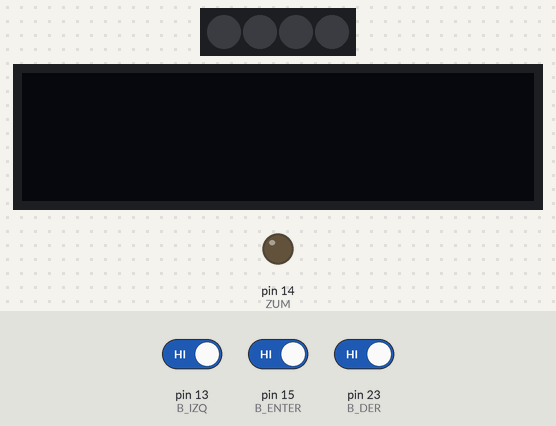
Bench run of a sketch on a simulated Arduino Mega 2560, built with avr-gcc and run on an emulated ATmega2560. On the bench: 4 RGB LEDs in strip order, left to right, 128×32 one-colour display, output pins drawn as LEDs (lit = HIGH). Dashed ring = blinking. Inputs (shaded band) come from the test bench; at power-on: pin 13 (B_IZQ) HIGH, pin 15 (B_ENTER) HIGH, pin 23 (B_DER) HIGH. Dim RGB values are drawn brighter than linear.

Above: at 1.2 s.
1.3 s: pin 13 (B_IZQ) driven LOW
At 1.59 s:
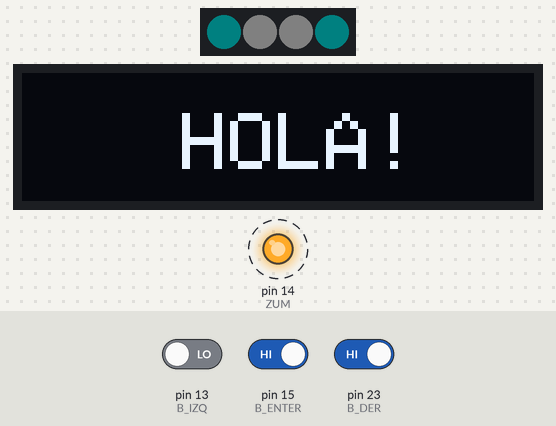
3.2 s: pin 13 (B_IZQ) driven HIGH
At 4.4 s:
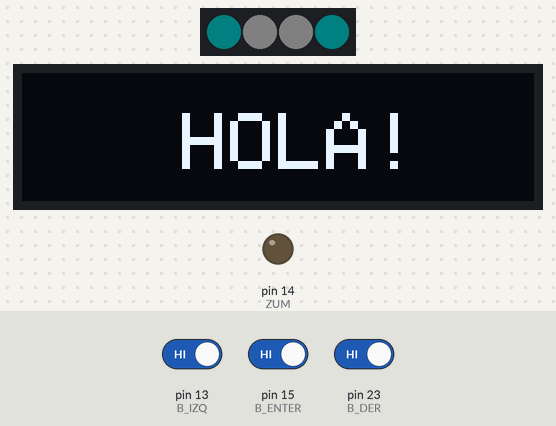
4.7 s: pin 15 (B_ENTER) driven LOW
At 4.99 s:
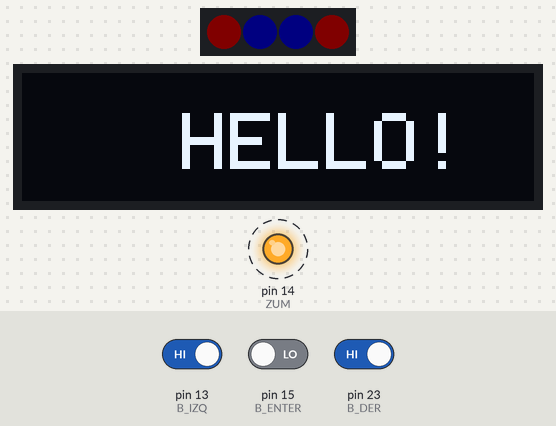
6.6 s: pin 13 (B_IZQ) driven LOW
At 6.94 s:
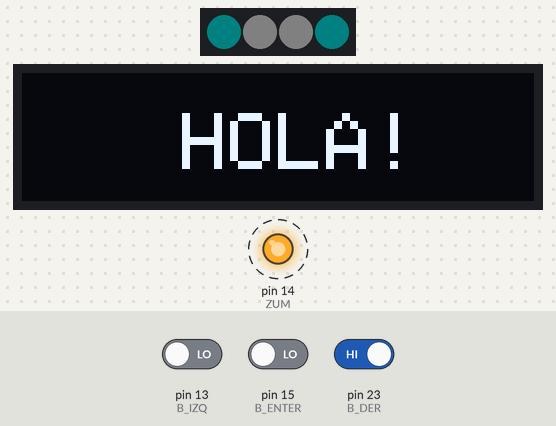
8.6 s: pin 13 (B_IZQ) driven HIGH and pin 15 (B_ENTER) driven HIGH and pin 23 (B_DER) driven LOW
At 8.99 s:
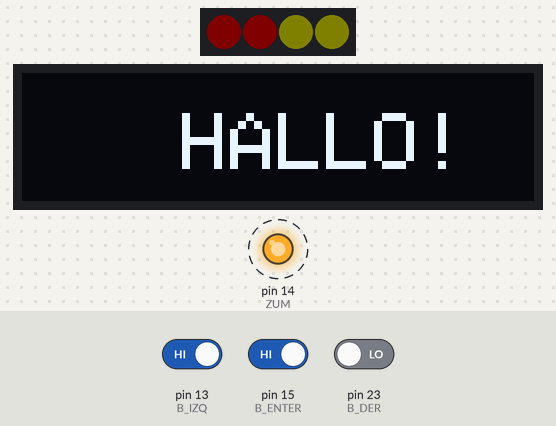
10.6 s: pin 15 (B_ENTER) driven LOW
At 10.94 s:
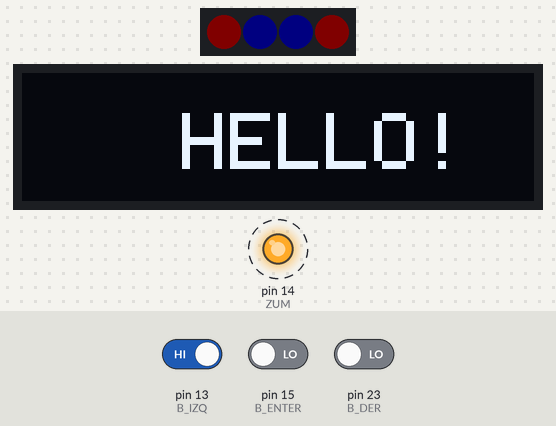
Timing chart, 0 to 13.1 s (numbered marks = the images above; inputs shaded):
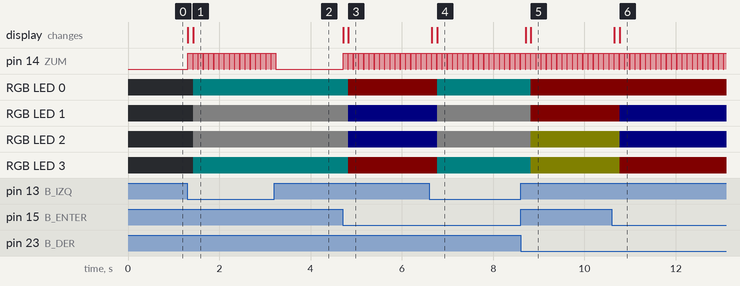

Measured:
- after the input at 1.3 s, pin 14 (ZUM): alternates HIGH for 0.10 s and LOW for 0.01 s, starting at once; RGB LED 0, RGB LED 3: off → RGB(0, 5, 5) after 0.13 s; RGB LED 1, RGB LED 2: off → RGB(5, 5, 5) after 0.13 s; the display: first changes at once (image 1 shows a later state)
- after the input at 3.2 s, pin 14 (ZUM): goes on until 3.2 s, then stays LOW
- after the input at 4.7 s, pin 14 (ZUM): alternates HIGH for 0.10 s and LOW for 0.01 s, starting at once; RGB LED 0, RGB LED 3: RGB(0, 5, 5) → RGB(5, 0, 0) after 0.13 s; RGB LED 1, RGB LED 2: RGB(5, 5, 5) → RGB(0, 0, 5) after 0.13 s; the display: first changes at once (image 3 shows a later state)
- after the input at 6.6 s, RGB LED 0, RGB LED 3: RGB(5, 0, 0) → RGB(0, 5, 5) after 0.17 s; RGB LED 1, RGB LED 2: RGB(0, 0, 5) → RGB(5, 5, 5) after 0.17 s; the display: first changes after 0.06 s (image 4 shows a later state)
- after the input at 8.6 s, RGB LED 0: RGB(0, 5, 5) → RGB(5, 0, 0) after 0.23 s; RGB LED 1: RGB(5, 5, 5) → RGB(5, 0, 0) after 0.23 s; RGB LED 2: RGB(5, 5, 5) → RGB(5, 5, 0) after 0.23 s; RGB LED 3: RGB(0, 5, 5) → RGB(5, 5, 0) after 0.23 s; the display: first changes after 0.11 s (image 5 shows a later state)
- after the input at 10.6 s, RGB LED 1: RGB(5, 0, 0) → RGB(0, 0, 5) after 0.17 s; RGB LED 2: RGB(5, 5, 0) → RGB(0, 0, 5) after 0.17 s; RGB LED 3: RGB(5, 5, 0) → RGB(5, 0, 0) after 0.17 s; the display: first changes after 0.06 s (image 6 shows a later state)

The sketch:

Idiomas.ino
```cpp
/*
  Actividad N° 1 - Hola!

  Imprime un "Hola!" en 3 diferentes idiomas a traves de
  la pantalla OLED, haciendo uso de los botones que incorpora la
  Placa Educativa.


  Nota:
  - Se debe descargar la libreria NeoPixel en caso de no tenerla - Link: https://github.com/adafruit/Adafruit_NeoPixel
  - No se requiere ningun tipo de componente extra para esta actividad.
  - Es necesario tener la Placa Educativa conectada a su computadora,
    y haber seleccionado la placa correspondiente en herramientas.

  Año 2022
  http://www.faniot.com.ar
*/

#define NEO 27          // Definimos el Pin del Neopixel, en este caso es el 27.
#define NUM 4           // Definimos el numero de Neopixels que tenemos, en este caso es 4.
#define B_IZQ 13        // Definimos el Pin del boton Izquierdo, en este caso es el 13.
#define B_ENTER 15      // Definimos el Pin del boton Central, en este caso es el 15.
#define B_DER 23        // Definimos el Pin del boton Derecho, en este caso es el 23.
#define ZUM 14          // Definimos el Pin del zumbador, en este caso es el 14.
#define ANCHO_OLED 128  // Definimos el tamaño en Ancho de nuestro OLED
#define ALTO_OLED 32    // Definimos el tamaño en Alto de nuestro OLED

#include <Adafruit_NeoPixel.h>  // Incluimos la libreria Neopixel
#include <Wire.h>               // Incluimos la libreria Wire
#include <Adafruit_GFX.h>       // Incluimos la libreria Adafruit_GFX
#include <Adafruit_SSD1306.h>   // Incluimos la libreria Adafruit_SSD1306

int B_IZQ_EST = 0;    // Variable para leer el estado del boton Izquierdo
int B_ENTER_EST = 0;  // Variable para leer el estado del boton Central
int B_DER_EST = 0;    // Variable para leer el estado del boton Derecho

// Le decimos cuantos pixeles tenemos, y que pin usar para enviar las señales.
Adafruit_NeoPixel pixels = Adafruit_NeoPixel(NUM, NEO, NEO_GRB + NEO_KHZ800);

//Iniciamos el objeto para el OLED, con el tamaño y la conexion por I2C.
Adafruit_SSD1306 display(ANCHO_OLED, ALTO_OLED, &Wire, -1);

// La funcion "setup" se ejecuta una vez al resetear o encender la placa.
void setup() {

  //Inicializamos la libreria Neopixel
  pixels.begin();
  //Ajustamos el nivel de brillo en un 20% (0-64)
  pixels.setBrightness(5);
  //Inicializamos los pines digitales de los tres botones como entrada.
  pinMode(B_IZQ, INPUT);
  pinMode(B_ENTER, INPUT);
  pinMode(B_DER, INPUT);
  //Inicializamos el pin digital del zumbador como salida.
  pinMode(ZUM, OUTPUT);

  display.begin(SSD1306_SWITCHCAPVCC, 0x3C); // Iniciamos la comunicacion con el OLED
  display.clearDisplay();                    // Limpiamos la pantalla
  display.setTextSize(2);                    // Configuramos el tamaño del texto que se va a mostrar
  display.setTextColor(WHITE);               // Configuramos el color del texto, en este caso es WHITE (Blanco)
}


// La funcion "loop" se ejecuta una y otra vez constantemente.
void loop() {

  B_IZQ_EST = digitalRead(B_IZQ);      // Leemos el estado del boton Izquierdo
  B_ENTER_EST = digitalRead(B_ENTER);  // Leemos el estado del boton Central
  B_DER_EST = digitalRead(B_DER);      // Leemos el estado del boton Derecho

  // Comprobamos si se pulsa el boton Izquierdo. De ser asi, el estado es "LOW"
  if (B_IZQ_EST == LOW) {

    display.clearDisplay();       // Limpiamos la pantalla del OLED
    display.setCursor(40, 10);    // Configuramos la ubicacion en pantalla de nuestro texto (X;Y)
    display.println("HOLA!");     // Imprimimos en la pantalla "HOLA!"
    display.display();            // Enviamos la actualizacion

    digitalWrite(ZUM, HIGH);                               // Enviamos una señal "HIGH" que hara sonar el zumbador
    delay(100);                                            // Esperamos 100 milisegundos
    digitalWrite(ZUM, LOW);                                // Apagamos el zumbador

    pixels.clear();                                        // Limpiamos los Neopixels
    pixels.setPixelColor(0, pixels.Color(0, 255, 255));    // Seteamos los colores para formar la bandera de Argentina
    pixels.setPixelColor(1, pixels.Color(255, 255, 255));
    pixels.setPixelColor(2, pixels.Color(255, 255, 255));
    pixels.setPixelColor(3, pixels.Color(0, 255, 255));
  }

  // Comprobamos si se pulsa el boton Central. De ser asi, el estado es "LOW"
  else if (B_ENTER_EST == LOW) {

    display.clearDisplay();       // Limpiamos la pantalla del OLED
    display.setCursor(40, 10);    // Configuramos la ubicacion en pantalla de nuestro texto (X;Y)
    display.println("HELLO!");    // Imprimimos en la pantalla "HELLO!"
    display.display();            // Enviamos la actualizacion

    digitalWrite(ZUM, HIGH);                           // Enviamos una señal "HIGH" que hara sonar el zumbador
    delay(100);                                        // Esperamos 100 milisegundos
    digitalWrite(ZUM, LOW);                            // Apagamos el zumbador

    pixels.clear();                                    // Limpiamos los Neopixels
    pixels.setPixelColor(0, pixels.Color(255, 0, 0));  // Seteamos los colores para formar la bandera de Estados Unidos
    pixels.setPixelColor(1, pixels.Color(0, 0, 255));
    pixels.setPixelColor(2, pixels.Color(0, 0, 255));
    pixels.setPixelColor(3, pixels.Color(255, 0, 0));
  }

  // Comprobamos si se pulsa el boton Derecho. De ser asi, el estado es "LOW"
  else if (B_DER_EST == LOW) {

    display.clearDisplay();       // Limpiamos la pantalla del OLED
    display.setCursor(40, 10);    // Configuramos la ubicacion en pantalla de nuestro texto (X;Y)
    display.println("HALLO!");    // Imprimimos en la pantalla "HELLO!"
    display.display();            // Enviamos la actualizacion

    digitalWrite(ZUM, HIGH);                            // Enviamos una señal "HIGH" que hara sonar el zumbador
    delay(100);                                         // Esperamos 100 milisegundos
    digitalWrite(ZUM, LOW);                             // Apagamos el zumbador

    pixels.clear();                                     // Limpiamos los Neopixels
    pixels.setPixelColor(0, pixels.Color(255, 0, 0));   // Seteamos los colores para formar la bandera de Alemania
    pixels.setPixelColor(1, pixels.Color(255, 0, 0));
    pixels.setPixelColor(2, pixels.Color(255, 255, 0));
    pixels.setPixelColor(3, pixels.Color(255, 255, 0));

  }
  pixels.show();                                        // Enviamos la actualizacion de color
}
```
